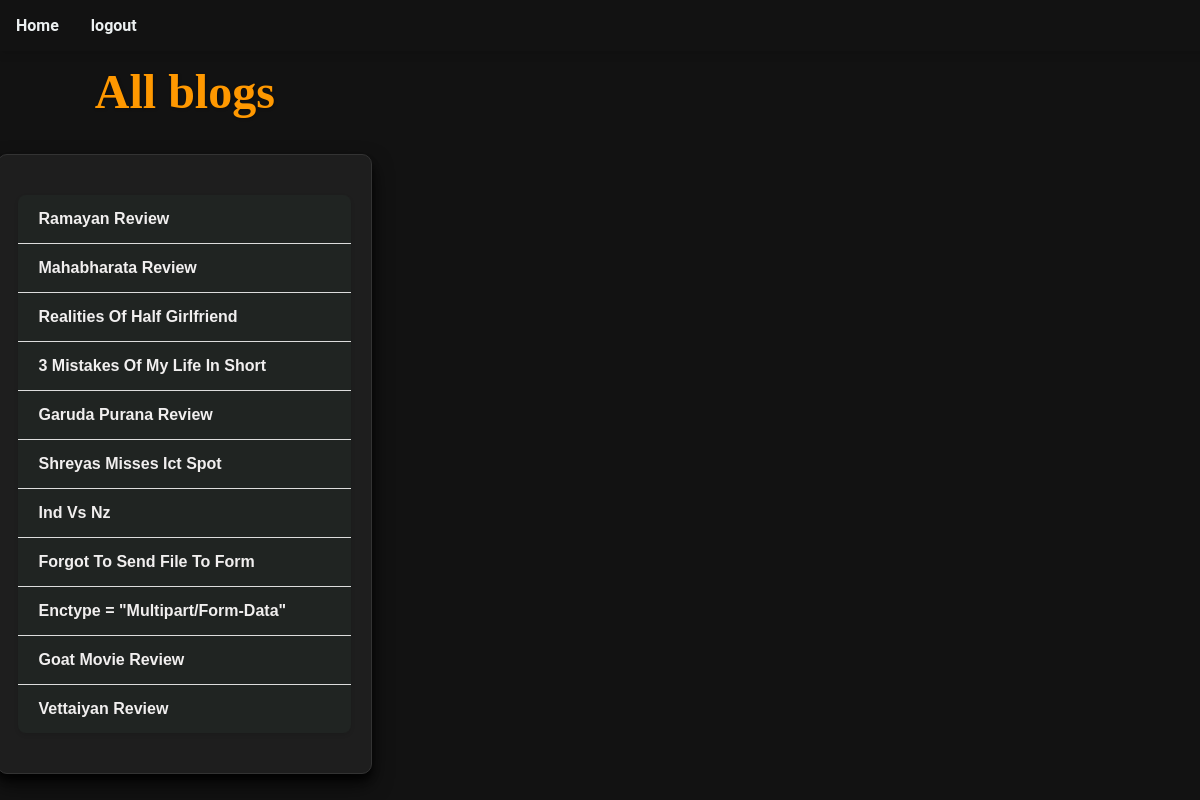
Page /index/ (signed in) on the committed database.
### blog/models.py (models this page shows, shortened)
class Blog(models.Model):
    title = models.CharField(max_length=50)
    excerpt = models.CharField(max_length=200)
    image = models.ImageField(
        _("relevant image"), upload_to="relevant_images", null=True, blank=True
    )
    date = models.DateField(_("date"), auto_now_add=True, blank=True)
    slug = models.SlugField(_("blog_slug"), blank=True, null=True)
    content = models.TextField(_("content"))
    author = models.ForeignKey(
        "blog.Author",
        null=True,
        verbose_name=_("this blog author"),
        on_delete=models.SET_NULL,
        related_name="blogs_written",
    )
    class Meta:
        verbose_name = _("Blog")
        verbose_name_plural = _("Blogs")
    def get_absolute_url(self):
        return reverse("Blog_detail", kwargs={"slug": self.slug})

### blog/views.py (the view)
# urls.py: path("", views.index, name="index"),
def index(request):
    login_check = checkLogin(request)
    if login_check:
        return login_check
    blogs = models.Blog.objects.all()
    return render(
        request,
        "blog/index.html",
        {
            "blogs": blogs,
        },
    )

### blog/views.py (called while the page is built)
def checkLogin(request):
    if request.session.get("logged_in") in [None, False]:
        return HttpResponseRedirect(reverse_lazy("login"))

### blog/templates/blog/index.html (shortened to what this page needs)
{% extends 'blog_base.html' %}
{% load static %}
{% block css %}
<link rel="stylesheet" href="{% static 'blog/index.css' %}" />
{% endblock %}
{% block others %}
    {% include 'blog/includes/navigation.html' with page="index" %}
{% endblock %}
{% block title %}
All blogs
{% endblock %}
{% block content %}
<ul class="styled-list">
  {% for blog in blogs %}
  <li>
    <a href="{{ blog.get_absolute_url }}">{{ blog.title|title }}</a>
  </li>
  {% endfor %}
</ul>
{% endblock %}

### templates/blog_base.html (shortened to what this page needs)
{% load static %}
<!DOCTYPE html>
<html lang="en">
<head>
  <link rel="stylesheet" href="{% static 'styles.css' %}" />
  {% block css %}
  {% endblock %}
</head>
<body>
  {% block others%}
  {% endblock %}
  <div class="title">
    <h4>{% block title %} {% endblock %}</h4>
  </div>
  <div class="container">{% block content %} {% endblock %}</div>
</body>
</html>

### blog/templates/blog/includes/navigation.html (shortened to what this page needs)
<nav>
    <a href="{% url 'home' %}">Home</a>
    <a href="{% url 'logout' %}"> logout </a>
</nav>

### static/styles.css (style rules this page uses)
body { float: left; background-color: #121212; color: #e0e0e0; font-family: "Roboto", sans-serif; margin: 0; padding: 0; display: flex; flex-direction: column; align-items: center; justify-content: flex-start; min-height: 100vh; }
.title { font-family: "Merriweather", serif; color: #ff5722; font-size: 2.5em; margin: 0; text-shadow: 2px 2px 4px rgba(0, 0, 0, 0.5); }
.container { float: center; max-width: 800px; width: 90%; padding: 20px; background-color: #1e1e1e; border: 1px solid #333; border-radius: 10px; margin: 20px; box-shadow: 0 10px 20px rgba(0, 0, 0, 0.7), 0 6px 6px rgba(0, 0, 0, 0.6); }
h1, h2, h3, h4, h5, h6 { color: #ff9800; margin-bottom: 15px; text-shadow: 1px 1px 3px rgba(0, 0, 0, 0.3); }
h4 { font-size: 1.2em; }
a { text-decoration: none; color: #3498db; font-weight: bold; position: relative; transition: color 0.3s ease, transform 0.3s ease; }
a::after { content: ""; display: block; width: 0; height: 2px; background: #3498db; transition: width 0.3s ease; position: absolute; left: 0; bottom: -2px; }
nav { position: fixed; top: 0; left: 0; width: 100%; padding: 1rem; display: flex; justify-content: flex-start; align-items: center; box-shadow: 0 4px 8px rgba(0, 0, 0, 0.1); z-index: 1000; }
nav a { color: #ecf0f1; text-decoration: none; margin-right: 2rem; font-weight: bold; transition: color 0.3s ease, transform 0.3s ease; }
:root { --bg-color: #121212; --text-color: #e0e0e0; --input-bg-color: #1e1e1e; --input-border-color: #444444; --button-bg-color: #214a86; --button-text-color: #e0e0e0; --button-hover-bg-color: #555; --label-color: #e0e0e0; --highlight-color: #bb86fc; }

### blog/static/blog/index.css (style rules this page uses)
ul { padding: 0; margin: 0; list-style-type: none; }
ul.styled-list { max-width: 800px; margin: 20px auto; padding: 0; background: #202422; border-radius: 8px; box-shadow: 0 2px 4px rgba(0, 0, 0, 0.1); overflow: hidden; }
ul.styled-list li { border-bottom: 1px solid #ddd; }
ul.styled-list li:last-child { border-bottom: none; }
ul.styled-list li a { display: block; padding: 15px 20px; color: #f1efef; text-decoration: none; font-size: 16px; font-family: "Arial", sans-serif; transition: all 0.3s ease; }

### rows in the picture
Blog: title "Ramayan Review"
Blog: title "Mahabharata Review"
Blog: title "Realities Of Half Girlfriend"
Blog: title "3 Mistakes Of My Life In Short"
Blog: title "Garuda Purana Review"
Blog: title "Shreyas Misses Ict Spot"
Blog: title "Ind Vs Nz"
Blog: title "Forgot To Send File To Form"
Blog: title "Enctype = \"Multipart/Form-Data\""
Blog: title "Goat Movie Review"
Blog: title "Vettaiyan Review"
